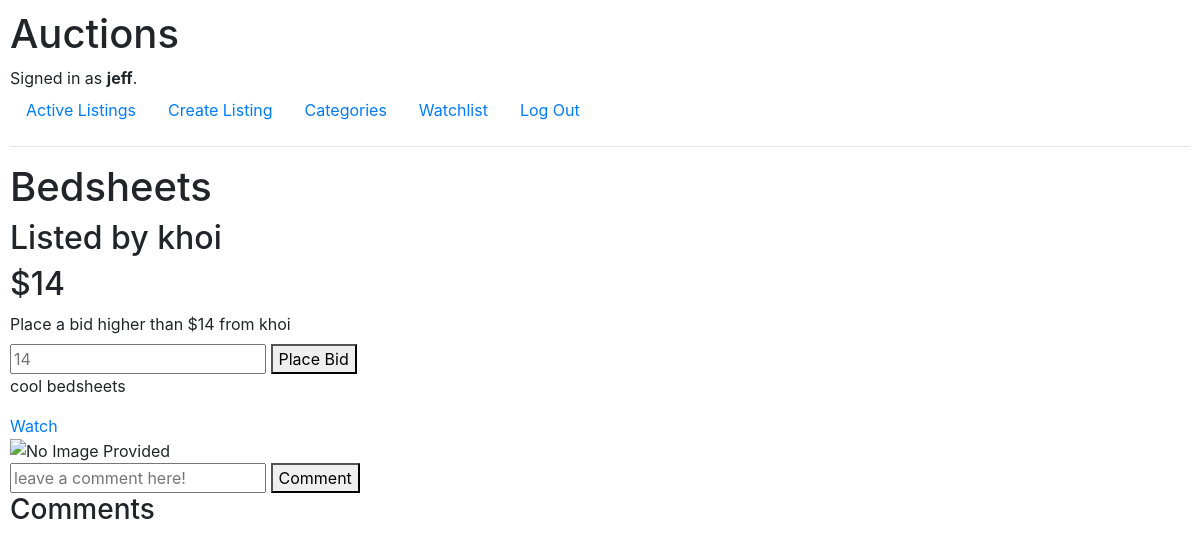
Page /view/4 (signed in) on the committed database.
### auctions/models.py (models this page shows, shortened)
class User(AbstractUser):
    watchlist = models.ManyToManyField(Listing, blank = True, null = True, related_name = "watched")
    listing = models.ManyToManyField(Listing, null = True,blank = True,)

class Listing(models.Model):
    title = models.CharField(max_length = 64, blank=False)
    description = models.TextField(blank = False)
    price = models.IntegerField(blank = False)
    category_choices = [
        ('NON', ''),
        ('FAS', 'Fashion'),
        ('TOY', 'Toys'),
        ('ELC', 'Electronics'),
        ('HOM', 'Home'),
        ('CAR', 'Cars')
    ]
    category = models.CharField(max_length=3, choices = category_choices, blank = True)
    img_url = models.TextField(blank = True)
    closed =models.BooleanField(default=False)

class Bid(models.Model):
    price = models.IntegerField()
    bidder = models.ForeignKey(User, null = False, on_delete = models.CASCADE, related_name = "bidder")
    bid = models.ForeignKey(Listing, null = True, blank = True, related_name = "listing_bid", on_delete=models.CASCADE)

### auctions/views.py (the view)
# urls.py: path("view/<int:listing_id>", views.viewListing, name = "view_listing"),
def viewListing(request, listing_id):
    listing = Listing.objects.get(id = listing_id)
    u = Bid.objects.filter(bid__id = listing_id).earliest('id')
    comments = Comment.objects.filter(listing__id=listing_id).all()
    price = Bid.objects.filter(bid__id=listing_id).latest('id')
    closed = listing.closed
    if closed and price.bidder == request.user:
        messages.success(request, "Congratulations! You won the auction!")
    return render(request, "auctions/individualListing.html", context = {
        "listing":listing,
        "comments":comments,
        "user_listing":u,
        "price":price,
        "closed":closed,
    })

### auctions/templates/auctions/individualListing.html (shortened to what this page needs)
{% extends 'auctions/layout.html' %}
{% block body %}
<div class = "box">
    <h1>{{listing.title}}</h1>
    <h2>Listed by {{user_listing.bidder}}</h2>
        <h2>${{price.price}}</h2>
        {% if user.is_authenticated %}
            {% if not closed %}
                <form action = "{% url 'bid' listing.id %}" method = "POST">
                        <label for = "bid">Place a bid higher than ${{price.price}} from {{price.bidder}}</label><br>
                        <input name = "bid" type = "number" placeholder = "{{price.price}}">
                        <button>Place Bid</button>
                </form>
        {% endif %}
    <p>{{listing.description}}</p>
        <a href = "{% url 'watch' listing.id %}">Watch</a>
    {% endif %}
    <div>
        <img src = "{{listing.img_url}}" alt = "No Image Provided"/>
    </div>
    {% if user.is_authenticated %}
    <form action = "{% url 'comment' listing.id %}" method = "POST">
        <input name = "comment" type = "text" placeholder = "leave a comment here!">
        <button>Comment</button>
    </form>
    {% endif %}
    <h3>Comments</h3>
</div>
{% endblock %}

### auctions/templates/auctions/layout.html (shortened to what this page needs)
{% load static %}
<!DOCTYPE html>
<html lang="en">
    <head>
        <link rel="stylesheet" href="https://stackpath.bootstrapcdn.com/bootstrap/4.4.1/css/bootstrap.min.css">
        <link href="{% static 'auctions/styles.css' %}" rel="stylesheet">
    </head>
    <body>
        <h1>Auctions</h1>
        <div>
            {% if user.is_authenticated %}
                Signed in as <strong>{{ user.username }}</strong>.
            {% else %}
                Not signed in.
            {% endif %}
        </div>
        <ul class="nav">
            <li class="nav-item">
                <a class="nav-link" href="{% url 'index' %}">Active Listings</a>
            </li>
            {% if user.is_authenticated %}
                <li class="nav-item">
                    <a class="nav-link" href="{% url 'create' %}">Create Listing</a>
                </li>
                <li class="nav-item">
                    <a class="nav-link" href="{% url 'categories' %}">Categories</a>
                </li>
                <li class="nav-item">
                    <a class="nav-link" href="{% url 'watchlist' %}">Watchlist</a>
                </li>
                <li class="nav-item">
                    <a class="nav-link" href="{% url 'logout' %}">Log Out</a>
                </li>
            {% endif %}
        </ul>
        <hr>
        {% block body %}
        {% endblock %}
    </body>
</html>

### auctions/static/auctions/styles.css (style rules this page uses)
body { padding: 10px; }

### rows in the picture
User: username "jeff"
Listing: title "Bedsheets", description "cool bedsheets"
Bid: bidder "khoi"
Bid: price "14", bidder "khoi", bid "14"
